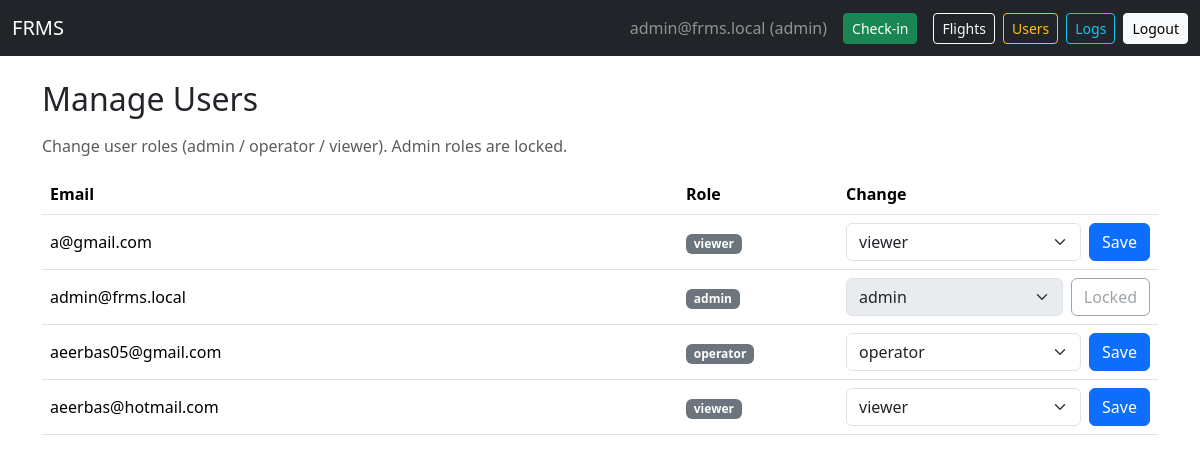
Page /admin/users (signed in) on the committed database.
### tables this page shows
CREATE TABLE users (
            id INTEGER PRIMARY KEY AUTOINCREMENT,
            email TEXT UNIQUE NOT NULL,
            password_hash TEXT NOT NULL,
            role TEXT NOT NULL DEFAULT 'viewer'  -- admin, operator, viewer
        );

### app.py (the view, shortened to what this page needs)
@app.route("/admin/users", methods=["GET", "POST"])
@login_required(role="admin")
def manage_users():
    db = get_db()
    users = db.execute("SELECT id, email, role FROM users ORDER BY email").fetchall()
    return render_template("manage_users.html", user=current_user(), users=users)

### app.py (called while the page is built)
def get_db():
    if "db" not in g:
        g.db = sqlite3.connect(DATABASE)
        g.db.row_factory = sqlite3.Row
    return g.db

def current_user():
    if "user_id" not in session: return None
    return get_db().execute("SELECT * FROM users WHERE id = ?", (session["user_id"],)).fetchone()

def login_required(role=None):
    from functools import wraps
    def decorator(func):
        @wraps(func)
        def wrapper(*args, **kwargs):
            user = current_user()
            if user is None:
                flash("Please log in first.", "warning")
                return redirect(url_for("login", next=request.path))
            if role and user["role"] != role:
                flash("Unauthorized.", "danger")
                return redirect(url_for("dashboard"))
            return func(*args, **kwargs)
        return wrapper
    return decorator

### templates/manage_users.html (shortened to what this page needs)
{% extends "base.html" %}
{% block content %}
<h2 class="mb-3">Manage Users</h2>
<p class="text-muted">Change user roles (admin / operator / viewer). Admin roles are locked.</p>
<div class="table-responsive">
  <table class="table align-middle">
    <thead>
      <tr>
        <th>Email</th>
        <th style="width: 160px;">Role</th>
        <th style="width: 320px;">Change</th>
      </tr>
    </thead>
    <tbody>
      {% for u in users %}
      <tr>
        <td>{{ u["email"] }}</td>
        <td><span class="badge bg-secondary">{{ u["role"] }}</span></td>
        <td>
          <form method="POST" class="d-flex gap-2">
            {% if u["role"] == "admin" %}
            <select class="form-select" name="role" disabled>
              <option selected>admin</option>
            </select>
            <button type="button" class="btn btn-outline-secondary" disabled>
              Locked
            </button>
            {% else %}
            <select class="form-select" name="role" required>
              <option value="viewer" {% if u["role"]=="viewer" %}selected{% endif %}>viewer</option>
              <option value="operator" {% if u["role"]=="operator" %}selected{% endif %}>operator</option>
            </select>
            <button type="submit" class="btn btn-primary">
              Save
            </button>
            {% endif %}
          </form>
        </td>
      </tr>
      {% endfor %}
    </tbody>
  </table>
</div>
{% endblock %}

### templates/base.html (shortened to what this page needs)
<!doctype html>
<html lang="en">
<head>
  <link href="https://cdn.jsdelivr.net/npm/bootstrap@5.3.2/dist/css/bootstrap.min.css" rel="stylesheet">
</head>
<body>
  <nav class="navbar navbar-expand-lg navbar-dark bg-dark mb-4">
    <div class="container-fluid">
      <a class="navbar-brand" href="{{ url_for('home') }}">FRMS</a>
      <div class="d-flex align-items-center">
        {% if user %}
        <span class="navbar-text me-3 text-white-50">{{ user['email'] }} ({{ user['role'] }})</span>
        <a class="btn btn-success btn-sm me-3" href="{{ url_for('checkin') }}">Check-in</a>
        <a class="btn btn-outline-light btn-sm me-2" href="{{ url_for('flight_search') }}">Flights</a>
        {% if user['role'] == 'admin' %}
        <a class="btn btn-outline-warning btn-sm me-2" href="{{ url_for('manage_users') }}">Users</a>
        <a class="btn btn-outline-info btn-sm me-2" href="{{ url_for('view_logs') }}">Logs</a>
        {% endif %}
        <a class="btn btn-light btn-sm" href="{{ url_for('logout') }}">Logout</a>
        {% else %}
        <a class="btn btn-outline-light btn-sm me-2" href="{{ url_for('login') }}">Login</a>
        <a class="btn btn-light btn-sm" href="{{ url_for('register') }}">Register</a>
        {% endif %}
      </div>
    </div>
  </nav>
  <div class="container mb-5">
    {% block content %}{% endblock %}
  </div>
</body>
</html>

### rows in the picture
users: email "admin@frms.local", role "admin"
users: email "a@gmail.com", role "viewer"
users: email "aeerbas05@gmail.com", role "operator"
users: email "aeerbas@hotmail.com", role "viewer"
